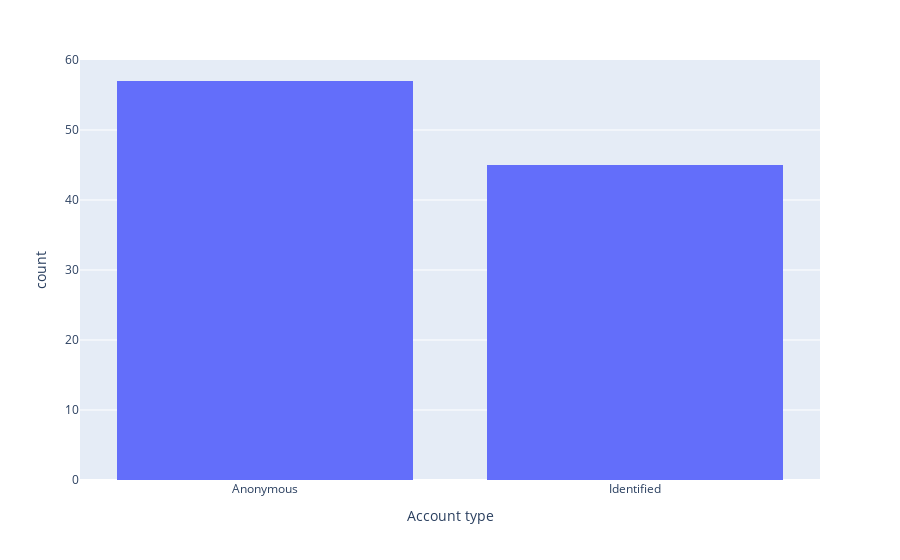
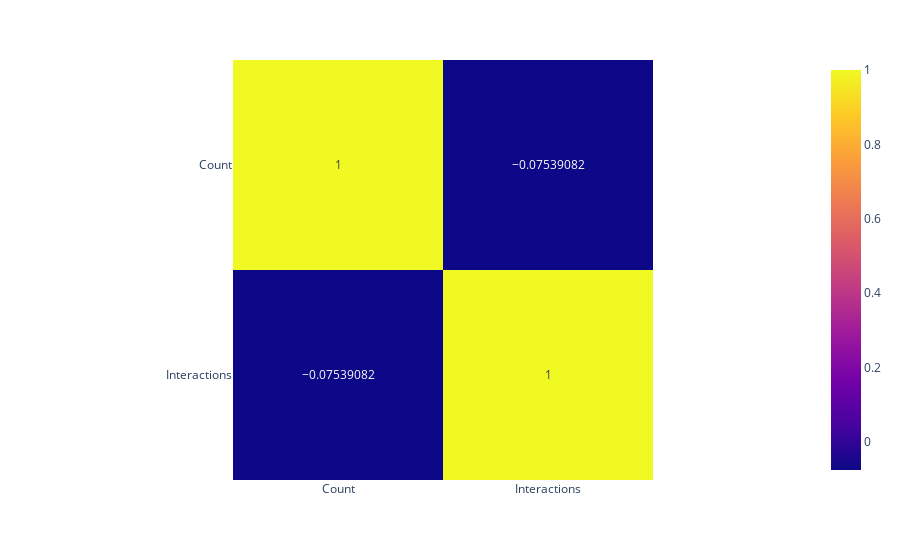
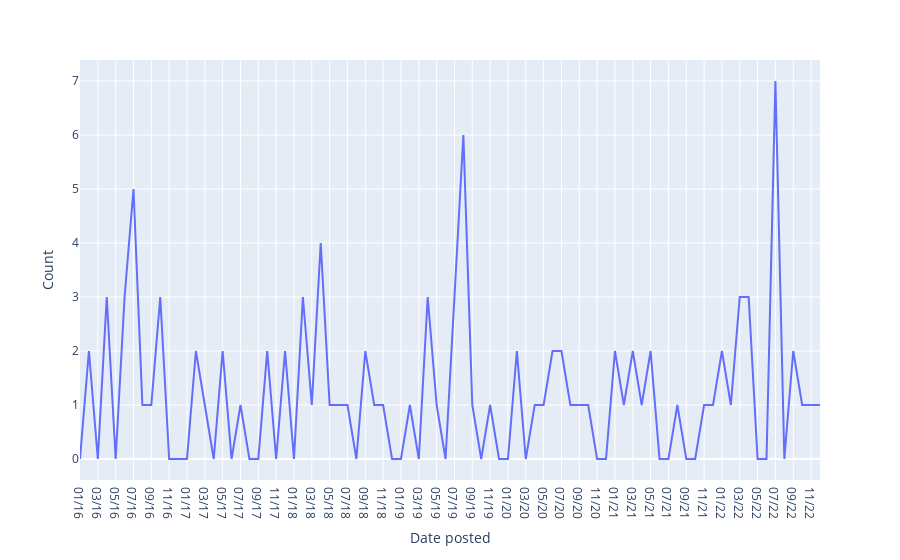
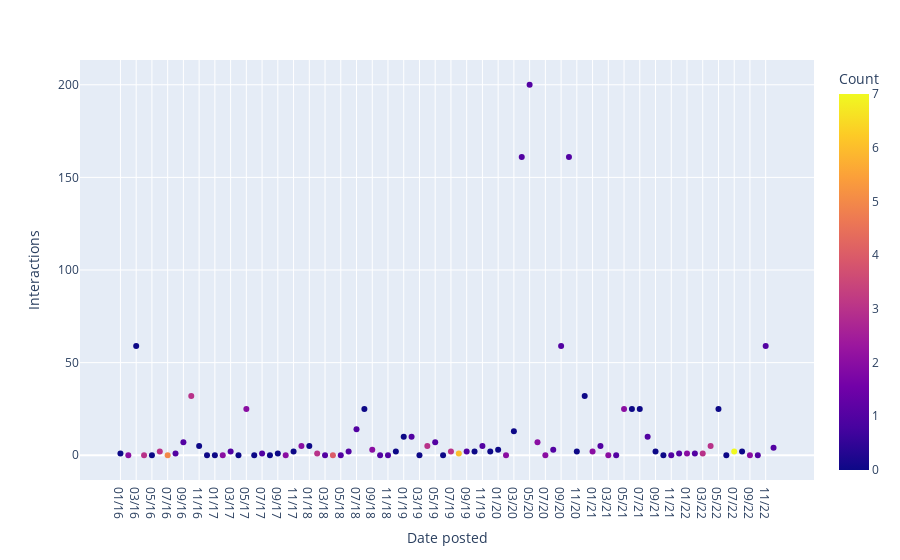

Notebook cell for these charts, in order:
### Code cell
fig = px.imshow(date_df.corr(), text_auto=True)
fig.show()
fig = px.line(date_df, x="Date posted", y="Count")
fig.show()
fig = px.scatter(date_df, x="Date posted", y="Interactions", color="Count")
fig.show()

### Figure 1 — Plotly figure (JSON) as saved in the notebook; plotly's stock layout.template omitted (floating-point values rounded to 4 significant figures)
{"data": [{"alignmentgroup": "True", "bingroup": "x", "hovertemplate": "Account type=%{x}<br>count=%{y}<extra></extra>", "legendgroup": "", "marker": {"color": "#636efa", "pattern": {"shape": ""}}, "name": "", "offsetgroup": "", "orientation": "v", "showlegend": false, "type": "histogram", "x": ["Anonymous", "Anonymous", "Anonymous", "Anonymous", "Identified", "Anonymous", "Anonymous", "Anonymous", "Identified", "Identified", "Anonymous", "Anonymous", "Anonymous", "Anonymous", "Identified", "Identified", "Identified", "Identified", "Anonymous", "Identified", "Identified", "Anonymous", "Identified", "Identified", "Identified", "Identified", "Identified", "Anonymous", "Anonymous", "Anonymous", "Anonymous", "Identified", "Identified", "Anonymous", "Anonymous", "Anonymous", "Identified", "Anonymous", "Identified", "Anonymous", "Anonymous", "Anonymous", "Identified", "Anonymous", "Identified", "Anonymous", "Anonymous", "Identified", "Anonymous", "Identified", "Anonymous", "Anonymous", "Identified", "Anonymous", "Anonymous", "Identified", "Anonymous", "Anonymous", "Anonymous", "Anonymous", "Anonymous", "Anonymous", "Anonymous", "Anonymous", "Anonymous", "Identified", "Identified", "Identified", "Identified", "Identified", "Identified", "Identified", "Identified", "Identified", "Anonymous", "Anonymous", "Identified", "Identified", "Identified", "Anonymous", "Identified", "Identified", "Identified", "Anonymous", "Identified", "Anonymous", "Anonymous", "Identified", "Anonymous", "Anonymous", "Identified", "Anonymous", "Identified", "Anonymous", "Anonymous", "Anonymous", "Anonymous", "Anonymous", "Identified", "Identified", "Anonymous", "Anonymous"], "xaxis": "x", "yaxis": "y"}], "layout": {"barmode": "relative", "legend": {"tracegroupgap": 0}, "margin": {"t": 60}, "xaxis": {"anchor": "y", "domain": [0, 1], "title": {"text": "Account type"}}, "yaxis": {"anchor": "x", "domain": [0, 1], "title": {"text": "count"}}}}

### Figure 2 — Plotly figure (JSON) as saved in the notebook; plotly's stock layout.template omitted (floating-point values rounded to 4 significant figures)
{"data": [{"coloraxis": "coloraxis", "hovertemplate": "x: %{x}<br>y: %{y}<br>color: %{z}<extra></extra>", "name": "0", "texttemplate": "%{z}", "type": "heatmap", "x": ["Count", "Interactions"], "xaxis": "x", "y": ["Count", "Interactions"], "yaxis": "y", "z": [[1, -0.07539], [-0.07539, 1]]}], "layout": {"coloraxis": {"colorscale": [[0, "#0d0887"], [0.1111, "#46039f"], [0.2222, "#7201a8"], [0.3333, "#9c179e"], [0.4444, "#bd3786"], [0.5556, "#d8576b"], [0.6667, "#ed7953"], [0.7778, "#fb9f3a"], [0.8889, "#fdca26"], [1, "#f0f921"]]}, "margin": {"t": 60}, "xaxis": {"anchor": "y", "constrain": "domain", "domain": [0, 1], "scaleanchor": "y"}, "yaxis": {"anchor": "x", "autorange": "reversed", "constrain": "domain", "domain": [0, 1]}}}

### Figure 3 — Plotly figure (JSON) as saved in the notebook; plotly's stock layout.template omitted (floating-point values rounded to 4 significant figures)
{"data": [{"hovertemplate": "Date posted=%{x}<br>Count=%{y}<extra></extra>", "legendgroup": "", "line": {"color": "#636efa", "dash": "solid"}, "marker": {"symbol": "circle"}, "mode": "lines", "name": "", "orientation": "v", "showlegend": false, "type": "scatter", "x": ["01/16", "02/16", "03/16", "04/16", "05/16", "06/16", "07/16", "08/16", "09/16", "10/16", "11/16", "12/16", "01/17", "02/17", "03/17", "04/17", "05/17", "06/17", "07/17", "08/17", "09/17", "10/17", "11/17", "12/17", "01/18", "02/18", "03/18", "04/18", "05/18", "06/18", "07/18", "08/18", "09/18", "10/18", "11/18", "12/18", "01/19", "02/19", "03/19", "04/19", "05/19", "06/19", "07/19", "08/19", "09/19", "10/19", "11/19", "12/19", "01/20", "02/20", "03/20", "04/20", "05/20", "06/20", "07/20", "08/20", "09/20", "10/20", "11/20", "12/20", "01/21", "02/21", "03/21", "04/21", "05/21", "06/21", "07/21", "08/21", "09/21", "10/21", "11/21", "12/21", "01/22", "02/22", "03/22", "04/22", "05/22", "06/22", "07/22", "08/22", "09/22", "10/22", "11/22", "12/22"], "xaxis": "x", "y": [0, 2, 0, 3, 0, 3, 5, 1, 1, 3, 0, 0, 0, 2, 1, 0, 2, 0, 1, 0, 0, 2, 0, 2, 0, 3, 1, 4, 1, 1, 1, 0, 2, 1, 1, 0, 0, 1, 0, 3, 1, 0, 3, 6, 1, 0, 1, 0, 0, 2, 0, 1, 1, 2, 2, 1, 1, 1, 0, 0, 2, 1, 2, 1, 2, 0, 0, 1, 0, 0, 1, 1, 2, 1, 3, 3, 0, 0, 7, 0, 2, 1, 1, 1], "yaxis": "y"}], "layout": {"legend": {"tracegroupgap": 0}, "margin": {"t": 60}, "xaxis": {"anchor": "y", "domain": [0, 1], "title": {"text": "Date posted"}}, "yaxis": {"anchor": "x", "domain": [0, 1], "title": {"text": "Count"}}}}

### Figure 4 — Plotly figure (JSON) as saved in the notebook; plotly's stock layout.template omitted (floating-point values rounded to 4 significant figures)
{"data": [{"hovertemplate": "Date posted=%{x}<br>Interactions=%{y}<br>Count=%{marker.color}<extra></extra>", "legendgroup": "", "marker": {"color": [0, 2, 0, 3, 0, 3, 5, 1, 1, 3, 0, 0, 0, 2, 1, 0, 2, 0, 1, 0, 0, 2, 0, 2, 0, 3, 1, 4, 1, 1, 1, 0, 2, 1, 1, 0, 0, 1, 0, 3, 1, 0, 3, 6, 1, 0, 1, 0, 0, 2, 0, 1, 1, 2, 2, 1, 1, 1, 0, 0, 2, 1, 2, 1, 2, 0, 0, 1, 0, 0, 1, 1, 2, 1, 3, 3, 0, 0, 7, 0, 2, 1, 1, 1], "coloraxis": "coloraxis", "symbol": "circle"}, "mode": "markers", "name": "", "orientation": "v", "showlegend": false, "type": "scatter", "x": ["01/16", "02/16", "03/16", "04/16", "05/16", "06/16", "07/16", "08/16", "09/16", "10/16", "11/16", "12/16", "01/17", "02/17", "03/17", "04/17", "05/17", "06/17", "07/17", "08/17", "09/17", "10/17", "11/17", "12/17", "01/18", "02/18", "03/18", "04/18", "05/18", "06/18", "07/18", "08/18", "09/18", "10/18", "11/18", "12/18", "01/19", "02/19", "03/19", "04/19", "05/19", "06/19", "07/19", "08/19", "09/19", "10/19", "11/19", "12/19", "01/20", "02/20", "03/20", "04/20", "05/20", "06/20", "07/20", "08/20", "09/20", "10/20", "11/20", "12/20", "01/21", "02/21", "03/21", "04/21", "05/21", "06/21", "07/21", "08/21", "09/21", "10/21", "11/21", "12/21", "01/22", "02/22", "03/22", "04/22", "05/22", "06/22", "07/22", "08/22", "09/22", "10/22", "11/22", "12/22"], "xaxis": "x", "y": [1, 0, 59, 0, 0, 2, 0, 1, 7, 32, 5, 0, 0, 0, 2, 0, 25, 0, 1, 0, 1, 0, 2, 5, 5, 1, 0, 0, 0, 2, 14, 25, 3, 0, 0, 2, 10, 10, 0, 5, 7, 0, 2, 1, 2, 2, 5, 2, 3, 0, 13, 161, 200, 7, 0, 3, 59, 161, 2, 32, 2, 5, 0, 0, 25, 25, 25, 10, 2, 0, 0, 1, 1, 1, 1, 5, 25, 0, 2, 2, 0, 0, 59, 4], "yaxis": "y"}], "layout": {"coloraxis": {"colorbar": {"title": {"text": "Count"}}, "colorscale": [[0, "#0d0887"], [0.1111, "#46039f"], [0.2222, "#7201a8"], [0.3333, "#9c179e"], [0.4444, "#bd3786"], [0.5556, "#d8576b"], [0.6667, "#ed7953"], [0.7778, "#fb9f3a"], [0.8889, "#fdca26"], [1, "#f0f921"]]}, "legend": {"tracegroupgap": 0}, "margin": {"t": 60}, "xaxis": {"anchor": "y", "domain": [0, 1], "title": {"text": "Date posted"}}, "yaxis": {"anchor": "x", "domain": [0, 1], "title": {"text": "Interactions"}}}}
